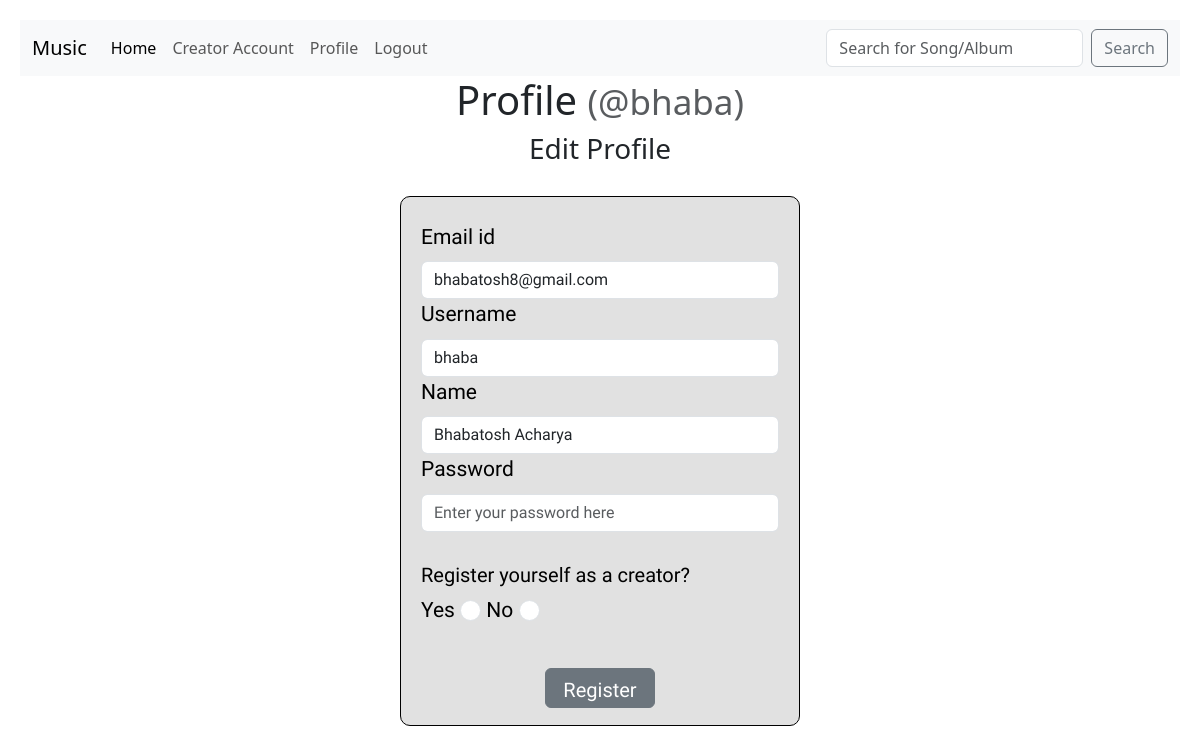
Screenshot of /profile (signed in) with the database file from the repository.
### models.py (models this page shows, shortened)
class Users(db.Model):
    __tablename__ = 'users'
    user_id = db.Column(db.Integer, primary_key=True, nullable=False)
    username = db.Column(db.String(15), unique=True, nullable=False)
    passhash = db.Column(db.String(500), nullable=False)
    name = db.Column(db.String(50), nullable=False)
    email = db.Column(db.String(64), nullable=False)
    role = db.Column(db.String(10), nullable=False)
    creator = db.relationship('Creators', back_populates='user', uselist=False)
    ratings = db.relationship('Ratings', back_populates='user')
    playlists = db.relationship('Playlists', back_populates='user')
    @property
    def password(self):
        raise AttributeError('Password is not a readable attribute.')

### routes.py (the view, shortened to what this page needs)
@app.route('/profile', methods=['GET', 'POST'])
@auth_required
def profile():
    return render_template('profile_page.html', user = Users.query.get(session['user_id']))

### routes.py (called while the page is built)
def auth_required(function):
    @wraps(function)
    def inn(*args, **kwargs):
        if 'user_id' not in session:
            flash('Please login to continue.')
            return redirect(url_for('login'))
        return function(*args, **kwargs)
    return inn

### templates/profile_page.html (shortened to what this page needs)
{% extends 'base_layout.html' %}
{% block content %}
    <h1>Profile
        <small class="text-muted"> (@{{user.username}})</small>
    </h1>
    <h3>Edit Profile</h3>
    <div class="box_register_creator">
        <div class="insidebox1">
            <div class="insidebox1">
                <form method="post">
                    <div class="mb-3" style="font-size: 21px; text-align: left;">
                        <label for="exampleInputEmail1" class="form-label">Email id</label>
                        <input type="email" name="emailid" placeholder="name@domain.com" class="form-control"
                            id="exampleInputEmail1" aria-describedby="emailHelp" value="{{user.email}}" required>
                        <label for="Username" class="form-label">Username </label>
                        <input type="text" name="username" placeholder="Give a suitable UserName" class="form-control"
                            id="usernamepage" aria-describedby="usernameHelp" value="{{user.username}}" required>
                        <label for="Name" class="form-label">Name </label>
                        <input type="text" name="name" placeholder="Enter Your Given Name" class="form-control"
                            id="namepage" aria-describedby="nameHelp" value="{{user.name}}" required>
                        <label for="exampleInputPassword1" class="form-label">Password </label>
                        <input type="password" name="password" placeholder="Enter your password here" class="form-control"
                            id="InputPassword" required>
                        <br>
                        <h5>Register yourself as a creator?</h5>
                        <label class="form-check-label" for="inlineRadio1">Yes</label>
                        <input class="form-check-input" type="radio" name="option1" id="inlineRadio1" value="yes">
                        <label class="form-check-label" for="inlineRadio2">No</label>
                        <input class="form-check-input" type="radio" name="option2" id="inlineRadio2" value="no">
                    </div>
                        <div class="insidebox" style="margin-top:40px;">
                                <button type="submit" class="btn btn-secondary"
                                    style="width: 110px;height: 40px;font-size: 20px;">
                                    Register</button>
                        </div>
                </form>
            </div>
        </div>
    </div>
{% endblock %}

### static/style.css (style rules this page uses)
body { background-color: #ffffff; color: black; text-align: center; padding: 20px; margin: auto; }
.box_register_creator { background-color: #E1E1E1; color: black; border-color: black; text-align: center; padding: 20px; border: 1px solid ; width: 400px; height: 530px; margin: auto; margin-top: 30px; border-radius: 10px; font-family: 'Akaya Kanadaka', sans-serif; }
.insidebox { font-size: 27px; margin-bottom: 70px; margin-top: 30px; }
.insidebox1 { font-size: 25px; margin-bottom: 20px; margin-top: 5px; }

### templates/profile_page.html (style rules this page uses)
h1,h3 { text-align: center; }

### rows the page displays
Users: username "bhaba", emailid "bhabatosh8@gmail.com", name "Bhabatosh Acharya"
